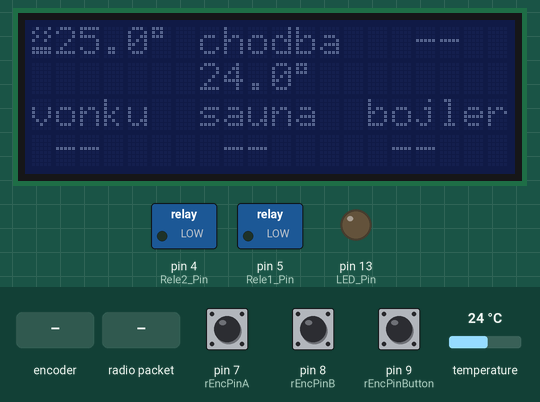
This sketch was run on a simulated Arduino Uno, built with avr-gcc and run on an emulated ATmega328P. Parts: 20×4 character LCD, switched loads named in the sketch (green lamp = pin HIGH), output pins drawn as LEDs (lit = HIGH). The test bench sets the inputs (shaded band); at power-on: pin 7 (rEncPinA) HIGH, pin 8 (rEncPinB) HIGH, pin 9 (rEncPinButton) HIGH, temperature 24 °C. Random numbers use the default seed unless the sketch sets one; EEPROM starts erased; no radio packets arrive unless stated; what the sketch prints to the serial monitor is not drawn.

Above: at 5.5 s.
At 6.5 s:
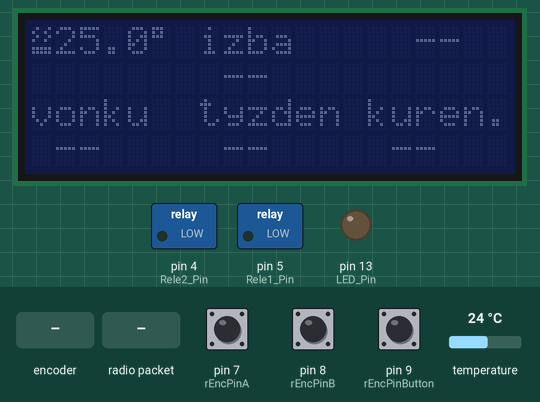
6.6 s: rotary encoder on pin 7 (rEncPinA) / pin 8 (rEncPinB) turned 2 steps (second pin leading)
At 9.3 s:
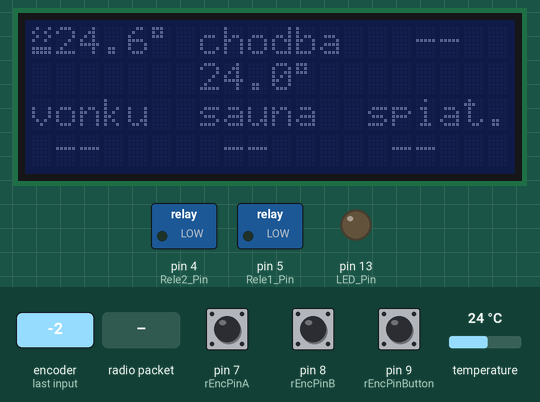
9.9 s: radio packet "T" arrives
12.9 s: rotary encoder on pin 7 (rEncPinA) / pin 8 (rEncPinB) turned 1 step (first pin leading)
At 15.3 s:
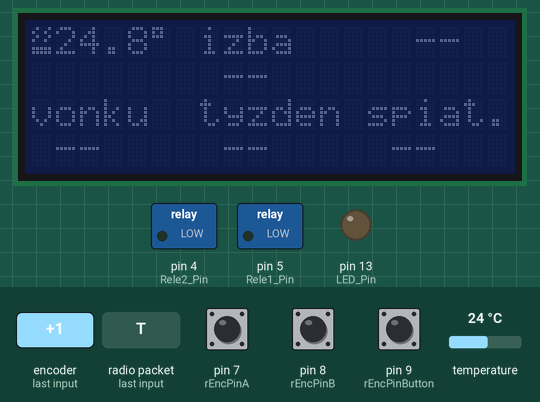
16.1 s: radio packet "H" arrives
17.9 s: radio packet "S" arrives
Timing chart, 0 to 61.5 s (numbered marks = the images above; inputs shaded):
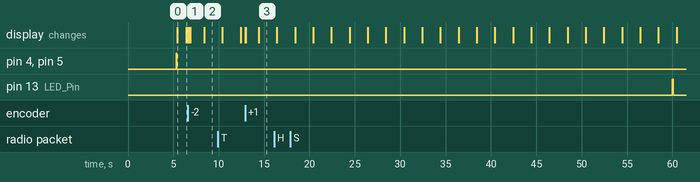

Measured:
- what the display in image 0 shows lasts 1.0 s, from 5.4 s to 6.4 s

The sketch:

termostat_doma_hlavny2.ino
```cpp
#include <Wire.h> //LCD
#include <LiquidCrystal_I2C.h>

#include <OneWire.h>  //DS18B20

#include <VirtualWire.h> //433MHz

#include <avr/wdt.h>

#include <EEPROM.h>

#define DEBUG

#define LED_ON  255
#define LED_OFF 0

LiquidCrystal_I2C lcd(0x27, 2, 1, 0, 4, 5, 6, 7, 3, POSITIVE);

/*
const unsigned long Kotol_MinCasMedziDvomaZapnutiamiKotla =  60 * 60000L;
 const unsigned long Kotol_MinCasBehuKotla =  60 * 60000L;
 const unsigned long Kotol_CasDobehCerpadlo =  10 * 60000L;
 */

const unsigned int EEPROMTempNastLoc = 15;

const unsigned long Kotol_MinCasMedziDvomaZapnutiamiKotla =  150 * 60000L;
const unsigned long Kotol_MinCasBehuKotla =  60 * 60000L;
const unsigned long Kotol_CasDobehCerpadlo =  10 * 60000L;

unsigned long KotolCasZapnutia, KotolCasVypnutia = 0L;
unsigned char KotolStatus, CerpadloStatus;

const unsigned char LED_Pin = 13;
const unsigned char Light_Pin = A0;

const unsigned char Rele1_Pin = 5;
const unsigned char Rele2_Pin = 4;

const unsigned char DS18S20Base_Pin = 6; //DS18S20 Signal pin on digital pin
OneWire dsBase(DS18S20Base_Pin); // on digital pin 2

const unsigned char rx433MHz_pin = 2;
const unsigned char tx433MHz_pin = 3;

uint8_t buf[VW_MAX_MESSAGE_LEN];
uint8_t buflen = VW_MAX_MESSAGE_LEN;
const unsigned char buflen_433MHz = 12;

const unsigned long rx433MHzAgain_StartValue = 9999999L; //to get timeout on start

const unsigned long tx433MHzUpdateTime_Period = 60000L;
unsigned long tx433MHzUpdateTime = 0;

const unsigned long TempBaseUpdateTime_Period = 60000L;
unsigned long TempBaseUpdateTime = rx433MHzAgain_StartValue;

const unsigned long rx433MHzAgain_Timeout = 10 * 60000L;
unsigned long rx433MHzAgainIzba1 = rx433MHzAgain_StartValue;
unsigned long rx433MHzAgainVonku = rx433MHzAgain_StartValue;
unsigned long rx433MHzAgainSauna = rx433MHzAgain_StartValue;
unsigned long rx433MHzAgainRury = rx433MHzAgain_StartValue;
unsigned long rx433MHzAgainTime = rx433MHzAgain_StartValue;
unsigned long rx433MHzAgainWeek = rx433MHzAgain_StartValue;


const unsigned long lcdUpdateTime_Period  = 1000L;
unsigned long lcdUpdateTime = 0;

const int TempNast_Min = 100;
const int TempNast_Max = 250;

int TempIzba1;
int TimeoutIzba1;
int TempBase;
int TempNast;
int TempVonku, TimeoutVonku;
int SaunaTemp, TimeoutSauna;
int WeekTemp, TimeoutWeek;
int RuryKotolVystup, RuryKotolSpiatocka, RuryBojlerVystup, TimeoutRury;
int TimeHH, TimeMM, TimeSS, TimeoutTime;


const unsigned char rEncPinA = 7;  // Connected to CLK on KY-040
const unsigned char rEncPinB = 8;  // Connected to DT on KY-040
const unsigned char rEncPinButton = 9; // Connected to SW on KY-040
unsigned char rEncValALast;
unsigned char rEncValButtonLast;

byte znak_ohrevcerp_off[8] = {
  B00000,
  B00000,
  B00000,
  B00000,
  B00000,
  B11111,
  B11111,
  B00000,
};


byte znak_cerp_on[8] = {
  B00000,
  B01110,
  B01000,
  B01110,
  B00000,
  B11111,
  B11111,
  B00000,
};


byte znak_ohrev_on[8] = {
  B01001,
  B10010,
  B01001,
  B10010,
  B00000,
  B11111,
  B11111,
  B00000,
};


void setup()
{
  wdt_enable(WDTO_8S);

#ifdef DEBUG
  Serial.begin(115200);	// Debugging only
  Serial.println();
  Serial.print(F("Code "));
  Serial.print(F(__FILE__));
  Serial.print(F(" built at: "));
  Serial.print(F(__DATE__));
  Serial.print(F(" "));
  Serial.println(F(__TIME__));
  Serial.println(F("setup();"));
#endif

  lcd.begin(20, 4);                     // initialize the lcd
  lcd.clear();
  lcd.backlight();

  lcd.createChar(0, znak_ohrevcerp_off);
  lcd.createChar(1, znak_cerp_on);
  lcd.createChar(2, znak_ohrev_on);

  lcd.setCursor(0, 0);
  lcd.print(F("initialisation ..."));

  loadEEPROM();
  rEncInit();

  vw_set_rx_pin(rx433MHz_pin);
  vw_set_tx_pin(tx433MHz_pin);
  vw_setup(2000);	 // Bits per sec
  vw_rx_start();   // Start the receiver PLL running

  randomSeed(analogRead(0));

  for (int i = 0; i < 10; i++) { //initialise ds18b20
    wdt_reset();
    int tmp = getTempBase();
    if (tmp != -1000) TempBase = tmp;
    delay(500);
  }

  if (rEncGetButton() == 1) {
    //nothing
  }

  initKotol();

  lcd.clear();
  //lcd.setCursor(0, 0);
  //lcd.print(F("nast."));
  lcd.setCursor(0, 2);
  lcd.print(F("vonku"));

#ifdef DEBUG
  Serial.println(F("loop();"));
#endif
}

void loop()
{
  wdt_reset();

  checkNastTemp();

  if ((long)(millis() - TempBaseUpdateTime > TempBaseUpdateTime_Period)) {
    TempBaseUpdateTime = millis();
    int tmp = getTempBase();
    if (tmp != -1000) TempBase = tmp;
  }

  if ((long)(millis() - lcdUpdateTime > lcdUpdateTime_Period)) {
    lcdUpdateTime = millis();

    setKotol();

    vypisNastTemp();
    vypisOstatne();
    vypisKotol();

    saveEEPROM();
    //vypisRam();


    //no backlight at night
    if((TimeHH>=6) && (TimeHH<=21)){
      lcd.backlight();
    } else {
      lcd.noBacklight();
    }

  }

  check433MHz();

  if ((long)(millis() - tx433MHzUpdateTime > tx433MHzUpdateTime_Period)) {
    tx433MHzUpdateTime = millis() - random(1000);
    tx433MHz();
  }

}


void vypisKotol(void)
{

  lcd.setCursor(0, 0);
  if (KotolStatus == 1) {
    lcd.write(byte(2));
  }
  else if (CerpadloStatus == 1) {
    lcd.write(byte(1));
  }
  else {
    //lcd.write(byte(0));
    //lcd.print(F("_"));
    lcd.print(F(" "));
  }

}


void vypisOstatne(void)
{
  lcd.setCursor(15, 0);
  if ((long)(millis() - rx433MHzAgainTime < rx433MHzAgain_Timeout)) {
    if (TimeoutTime == 1) {
      vypisLcdNodata2();
    }
    else {
      vypisLcdTime();
    }
  }
  else {
    vypisLcdNodata();
  }


  lcd.setCursor(0, 3);
  if ((long)(millis() - rx433MHzAgainVonku < rx433MHzAgain_Timeout)) {
    if (TimeoutVonku == 1) {
      vypisLcdNodata2();
    }
    else {
      vypisLcdTempInt(TempVonku);
    }
  }
  else {
    vypisLcdNodata();
  }


  long ii = millis() / (lcdUpdateTime_Period  * 2);
  ii = ii % 2;

  switch (ii) {
  case 0:
    lcd.setCursor(7, 0);
    lcd.print(F("chodba"));
    lcd.setCursor(7, 1);
    vypisLcdDecimal(TempBase);

    lcd.setCursor(7, 2);
    lcd.print(F("sauna "));
    lcd.setCursor(7, 3);
    if ((long)(millis() - rx433MHzAgainSauna < rx433MHzAgain_Timeout)) {
      if (TimeoutSauna == 1) {
        vypisLcdNodata2();
      }
      else {
        if (SaunaTemp == -444) {
          lcd.print(F(" vyp "));
        }
        else {
          vypisLcdTempInt(SaunaTemp);
        }
      }
    }
    else {
      vypisLcdNodata();
    }

    break;

  case 1:
    lcd.setCursor(7, 0);
    lcd.print(F("izba  "));
    if ((long)(millis() - rx433MHzAgainIzba1 < rx433MHzAgain_Timeout)) {
      lcd.setCursor(7, 1);
      vypisLcdDecimal(TempIzba1);
    }
    else {
      lcd.setCursor(7, 1);
      vypisLcdNodata();
    }

    lcd.setCursor(7, 2);
    lcd.print(F("tyzden"));
    lcd.setCursor(7, 3);
    if ((long)(millis() - rx433MHzAgainWeek < rx433MHzAgain_Timeout)) {
      if (TimeoutWeek == 1) {
        vypisLcdNodata2();
      }
      else {
        vypisLcdNum(WeekTemp);
      }
    }
    else {
      vypisLcdNodata();
    }

    break;

  }

  ii = millis() / (lcdUpdateTime_Period  * 2);
  ii = ii % 3;

  switch (ii) {
  case 0:
    lcd.setCursor(14, 2);
    lcd.print(F("kuren."));
    lcd.setCursor(14, 3);
    if ((long)(millis() - rx433MHzAgainRury < rx433MHzAgain_Timeout)) {
      if (TimeoutRury == 1) {
        vypisLcdNodata2();
      }
      else {
        vypisLcdTempInt(RuryKotolVystup);
      }
    }
    else {
      vypisLcdNodata();
    }

    break;

  case 1:
    lcd.setCursor(14, 2);
    lcd.print(F("spiat."));
    lcd.setCursor(14, 3);
    if ((long)(millis() - rx433MHzAgainRury < rx433MHzAgain_Timeout)) {
      if (TimeoutRury == 1) {
        vypisLcdNodata2();
      }
      else {
        vypisLcdTempInt(RuryKotolSpiatocka);
      }
    }
    else {
      vypisLcdNodata();
    }

    break;

  case 2:
    lcd.setCursor(14, 2);
    lcd.print(F("bojler"));
    lcd.setCursor(14, 3);
    if ((long)(millis() - rx433MHzAgainRury < rx433MHzAgain_Timeout)) {
      if (TimeoutRury == 1) {
        vypisLcdNodata2();
      }
      else {
        vypisLcdTempInt(RuryBojlerVystup);
      }
    }
    else {
      vypisLcdNodata();
    }

    break;

  }
}


void vypisRam(void)
{
  int fr;
  fr = freeRam();

  lcd.setCursor(0, 0);
  lcd.print(F("<"));
  lcd.print(fr);
  lcd.print(F("> "));
  //Serial.println(fr);

  //lcd.setCursor(7, 0);
  lcd.print(F("<"));
  lcd.print(buflen);
  lcd.print(F("> "));
  //Serial.println(buflen);

  lcd.setCursor(0, 2);
  lcd.print(F("<"));
  lcd.print(millis() / 1000);
  lcd.print(F("> "));
  //Serial.println(buflen);
}

void initKotol(void)
{
  pinMode(Rele1_Pin, OUTPUT);
  pinMode(Rele2_Pin, OUTPUT);

  setKotol(0);
  setCerpadlo(0);

  KotolCasVypnutia = 0;
}

void setKotol(unsigned char value)
{
  KotolStatus = value;
  if (value == 0) {
    analogWrite(Rele1_Pin, 255);
  }
  else {
    analogWrite(Rele1_Pin, 0);
  }
}


void setCerpadlo(unsigned char value)
{
  CerpadloStatus = value;
  if (value == 0) {
    analogWrite(Rele2_Pin, 255);
  }
  else {
    analogWrite(Rele2_Pin, 0);
  }
}


void check433MHz(void) {
  buflen = buflen_433MHz;
  if (vw_get_message(buf, &buflen)) // Non-blocking
  {
    //Message with a good checksum received, dump it.
    //Serial.println(F("VW_GET_MESSAGE"));
    int i;

    led(LED_ON);

#ifdef DEBUG
    Serial.println(F("Received433MHz: "));
    Serial.print(F(" buflen="));
    Serial.println(buflen);
    Serial.print(F(" ASC: "));
#endif

    for (i = 0; i < buflen; i++)
    {
      char c;
      c = buf[i];
#ifdef DEBUG
      Serial.print(c);
      Serial.print(F(" "));
#endif
    }
#ifdef DEBUG
    Serial.println();
#endif
    //    Serial.print(F(" DEC: "));
    //    for (i = 0; i < buflen; i++)
    //    {
    //      Serial.print(buf[i], DEC);
    //      Serial.print(F(" "));
    //    }
    //    Serial.println();


    if ((buf[0] == 'T') && (buf[1] == 'H') &&
      (buf[2] == 'S') && (buf[10] == 0)) {

      if (buf[3] == '1') {
        rx433MHzAgainIzba1 = millis();
        TempIzba1 = convNumSigned(buf[4], buf[5]);
        TimeoutIzba1 = buf[11];
      }

    }


    if ((buf[0] == 'T') && (buf[1] == 'H') &&
      (buf[2] == 'E')) {

      if (buf[3] == '1') {
        rx433MHzAgainVonku = millis();
        TempVonku = convNumSigned(buf[4], buf[5]);
        TimeoutVonku = buf[10];
      }

      if (buf[3] == '2') {
        rx433MHzAgainSauna = millis();
        SaunaTemp = convNumSigned(buf[4], buf[5]);
        TimeoutSauna = buf[10];
      }

      if (buf[3] == '3') {
        rx433MHzAgainRury = millis();
        RuryKotolVystup = convNumSigned(buf[4], buf[5]);
        RuryKotolSpiatocka = convNumSigned(buf[6], buf[7]);
        RuryBojlerVystup = convNumSigned(buf[8], buf[9]);
        TimeoutRury = buf[10];
      }

      if (buf[3] == '4') {
        rx433MHzAgainTime = millis();
        TimeHH = buf[4];
        TimeMM = buf[5];
        TimeSS = buf[6];
        TimeoutTime = buf[10];
      }

      if (buf[3] == '5') {
        rx433MHzAgainWeek = millis();
        WeekTemp = convNumSigned(buf[4], buf[5]);
        TimeoutWeek = buf[10];
      }

    }

    led(LED_OFF);

  }

}


void rEncInit(void)
{
  pinMode(rEncPinA, INPUT);
  pinMode(rEncPinB, INPUT);
  pinMode(rEncPinButton, INPUT);

  rEncValALast = digitalRead(rEncPinA);
}


int rEncGetValue(void) {
  int rEncValA;
  int rEncValB;
  int ret = 0;


  rEncValA = digitalRead(rEncPinA);
  rEncValB = digitalRead(rEncPinB);

  if (rEncValA != rEncValALast) { // Means the knob is rotating
    // if the knob is rotating, we need to determine direction
    // We do that by reading pin B.
    if (rEncValB != rEncValA) {  // Means pin A Changed first - We're Rotating Clockwise
      ret = -1;
    }
    else {// Otherwise B changed first and we're moving CCW
      ret = 1;
    }
  }
  rEncValALast = rEncValA;

  return (ret);
}

int rEncGetButton(void) {
  wdt_reset();
  int rEncValButton = 1 - digitalRead(rEncPinButton);
  if (rEncValButton != rEncValButtonLast) {
#ifdef DEBUG
    Serial.print (F("Button= "));
    Serial.println(rEncValButton);
#endif
  }
  rEncValButtonLast = rEncValButton;
  return rEncValButton;
}


void checkNastTemp(void) {
  int tmp_rEncGetValue = rEncGetValue();

  if (tmp_rEncGetValue != 0) {
#ifdef DEBUG
    Serial.print (F("tmp_rEncGetValue= "));
    Serial.println(tmp_rEncGetValue);
#endif

    if (tmp_rEncGetValue == 1) {
      TempNast--;
    }

    if (tmp_rEncGetValue == -1) {
      TempNast++;
    }

    TempNast = constrain(TempNast, TempNast_Min, TempNast_Max);
    vypisNastTemp();
  }
}


void loadEEPROM(void)
{
  //format
  //TempNast 10

  TempNast = constrain(EEPROM.read(EEPROMTempNastLoc), TempNast_Min, TempNast_Max);
#ifdef DEBUG
  Serial.print(F("TempNast= "));
  Serial.println(TempNast);
#endif
}


void saveEEPROM(void)
{
  EEPROMupdate(EEPROMTempNastLoc, TempNast);
}


//user function
void EEPROMupdate(int address, unsigned char value)
{
  unsigned char old = EEPROM.read(address);

  if (old != value) {
    EEPROM.write(address, value);
  }
}


int getTempBase() {
  //returns the temperature from one DS18S20 in DEG Celsius

  unsigned char data[12];
  unsigned char addr[8];

  if ( !dsBase.search(addr)) {
    //no more sensors on chain, reset search
    dsBase.reset_search();
    return -1000;
  }

  if ( OneWire::crc8( addr, 7) != addr[7]) {
#ifdef DEBUG
    Serial.println(F("CRC is not valid!"));
#endif
    return -1000;
  }

  if ( addr[0] != 0x10 && addr[0] != 0x28) {
#ifdef DEBUG
    Serial.print(F("Device is not recognized"));
#endif
    return -1000;
  }

  dsBase.reset();
  dsBase.select(addr);
  dsBase.write(0x44); // start conversion

  unsigned char present = dsBase.reset();
  dsBase.select(addr);
  dsBase.write(0xBE); // Read Scratchpad


  for (int i = 0; i < 9; i++) { // we need 9 bytes
    data[i] = dsBase.read();
  }

  dsBase.reset_search();

  unsigned char MSB = data[1];
  unsigned char LSB = data[0];

  int tempRead = ((MSB << 8) | LSB); //using two's compliment
  tempRead = tempRead * 10;
  int TemperatureSum = tempRead / 16;

  if (data[8] != OneWire::crc8(data, 8)) {
#ifdef DEBUG
    Serial.print(F("ERROR: CRC didn't match\n"));
#endif
    return -1000;
  }

  return TemperatureSum;

}


char rEncGetChar( int direct, int input) {
  int old_input = input;

#ifdef DEBUG
  Serial.println(input);
#endif
  if (direct == 1) {
    input--;
    if (input == 97 - 1) input = 90;
    if (input == 65 - 1) input = 57;
    if (input == 48 - 1) input = 32;
    if (input == 32 - 1) input = 122;
  }
  else if (direct == -1) {
    input++;
    if (input == 32 + 1) input = 48;
    if (input == 57 + 1) input = 65;
    if (input == 90 + 1) input = 97;
    if (input == 122 + 1) input = 32;
  }

  if (old_input == input) { //no change as input is out of range, spacing
    input = 32;
  }

#ifdef DEBUG
  Serial.println(input);
#endif
  return input;
}


int StringContains(String s, String search) {
  int max = s.length() - search.length();
  int lgsearch = search.length();

  for (int i = 0; i <= max; i++) {
    if (s.substring(i, i + lgsearch) == search) return i;
  }

  return -1;
}

//integer only
void vypisLcdNum(int input) {
  Serial.print(input);
  input = input / 10;
  if (abs(input) < 10) {
    lcd.print(F(" "));
  }
  if (input >= 0) {
    lcd.print(F(" "));
  }
  lcd.print(input);
  lcd.print(F("  "));
}


//decimal and Celsius
void vypisLcdDecimal(int input) {
  if ((input < 100) && (input != 0)) {
    lcd.print(F(" "));
  }
  lcd.print(input / 10);
  lcd.print(F("."));
  lcd.print(input % 10);
  lcd.write(B11011111); //stupen
}


//no decimal and Celsius
void vypisLcdTempInt(int input) {
  input = input / 10;
  //lcd.print(F(" "));
  if (abs(input) < 10) {
    lcd.print(F(" "));
  }
  if (input >= 0) {
    lcd.print(F(" "));
  }
  lcd.print(input);
  lcd.write(B11011111); //stupen
  lcd.print(F(" "));
}


void vypisNastTemp(void) {
  lcd.setCursor(1, 0);
  if (TempNast < 100) {
    lcd.print(F(" "));
  }
  lcd.print(TempNast / 10);
  lcd.print(F("."));
  lcd.print(TempNast % 10);
  lcd.write(B11011111); //stupen
}


void vypisLcdTime(void) {
  //lcd.print(F(" "));
  if (TimeHH < 10) {
    lcd.print(F(" "));
  }
  lcd.print(TimeHH);
  lcd.print(F(":"));
  if (TimeMM < 10) {
    lcd.print(F("0"));
  }
  lcd.print(TimeMM);
}


void vypisLcdNodata(void) {
  lcd.print(F(" --  "));
}


void vypisLcdNodata2(void) {
  lcd.print(F(" __  "));
}

void vypisLcdNodata3(void) {
  lcd.print(F("     "));
}


void tx433MHz(void)
{
  led(LED_ON);
#ifdef DEBUG
  Serial.println(F("tx433MHz();"));
#endif
  tx433MHzPacket(1);
  tx433MHzPacket(2);
  led(LED_OFF);

}


void tx433MHzPacket(unsigned int packetNum)
{

  char msg[12] = {
    ' ', ' ', ' ', ' ', ' ', ' ', ' ', ' ', ' ', ' ', ' ', ' '
  };

  msg[0] = 'T';
  msg[1] = 'H';
  msg[2] = 'B';
  msg[3] = packetNum + 48;

  if (packetNum == 1) {
    msg[4] = TempIzba1 / 10;
    msg[5] = TempIzba1 % 10;

    if ((long)(millis() - rx433MHzAgainIzba1 > rx433MHzAgain_Timeout)) {
      msg[10] = 1;
    }
    else {
      msg[10] = 0;
    }
  }

  if (packetNum == 2) {
    msg[4] = TempBase / 10;
    msg[5] = TempBase % 10;
    msg[6] = TempNast / 10;
    msg[7] = TempNast % 10;
    msg[8] = KotolStatus;
    msg[9] = CerpadloStatus;
  }

  vw_send((uint8_t *)msg, buflen_433MHz);
  vw_wait_tx(); // Wait until the whole message is gone
}


void setKotol(void)
{
  int tmp_base, tmp_base1, tmp_base2;

  tmp_base1 = TempIzba1;
  if ((long)(millis() - rx433MHzAgainIzba1 > rx433MHzAgain_Timeout)) {
    tmp_base1 = TempBase;
#ifdef DEBUG
    Serial.println(F("nebezi Izba1"));
#endif
  }

  //vyberie nizsiu teplotu z oboch senzorov, resp. nahrada za hlavny senzor
  tmp_base = min(TempBase, tmp_base1);  //porovnat aj s bazou

#ifdef DEBUG
  if (TempNast > tmp_base) {
    Serial.println("+");
  }
  else {
    Serial.println("_");
  }
#endif

  if (TempNast > tmp_base) {
    if (KotolStatus == 0) {
      if ((long)(millis() - KotolCasVypnutia > Kotol_MinCasMedziDvomaZapnutiamiKotla) || (long)(KotolCasVypnutia == 0)) {
        setKotol(1);
        KotolCasZapnutia = millis();
#ifdef DEBUG
        Serial.println(F("Kotol zapnutie"));
#endif
      }
      else {
#ifdef DEBUG
        Serial.println(F("Kotol kratky cas medzi dvoma zapnutiami"));
#endif
      }
    }
  }
  else {
    if (KotolStatus == 1) {
      if ((long)(millis() - KotolCasZapnutia > Kotol_MinCasBehuKotla)) {
        setKotol(0);
        KotolCasVypnutia = millis();
#ifdef DEBUG
        Serial.println(F("Kotol vypnutie"));
#endif
      }
      else {
#ifdef DEBUG
        Serial.println(F("Kotol kratky cas zapnutia"));
#endif
      }
    }
  }

  if (KotolStatus == 1) {
    if (CerpadloStatus == 0) {
      setCerpadlo(1);
#ifdef DEBUG
      Serial.println(F("Cerpadlo zapnutie"));
#endif
    }
  }
  else {
    if (CerpadloStatus == 1) {
      if ((long)(millis() - KotolCasVypnutia > Kotol_CasDobehCerpadlo)) {
        setCerpadlo(0);
#ifdef DEBUG
        Serial.println(F("Cerpadlo vypnutie"));
#endif
      }
      else {
#ifdef DEBUG
        Serial.println(F("Cerpadlo dobeh"));
#endif
      }
    }
  }
}


int convNumSigned(int bufh, int bufl) {
  if (bufh > 127) {
    bufh = - ( 256 - bufh );
  }

  if (bufl > 127) {
    bufl = - ( 256 - bufl );
  }

  return (10 * (int)bufh + (int)bufl);
}


void led(byte value) {
  if (value > 0) {
    value = LED_ON;
  }
  pinMode(LED_Pin, OUTPUT);
  analogWrite(LED_Pin, value);
}


int getLight(void) {
  return analogRead(Light_Pin);
  ;
}


int freeRam()
{
  extern int __heap_start, *__brkval;
  int v;
  return (int) &v - (__brkval == 0 ? (int) &__heap_start : (int) __brkval);
}
```
